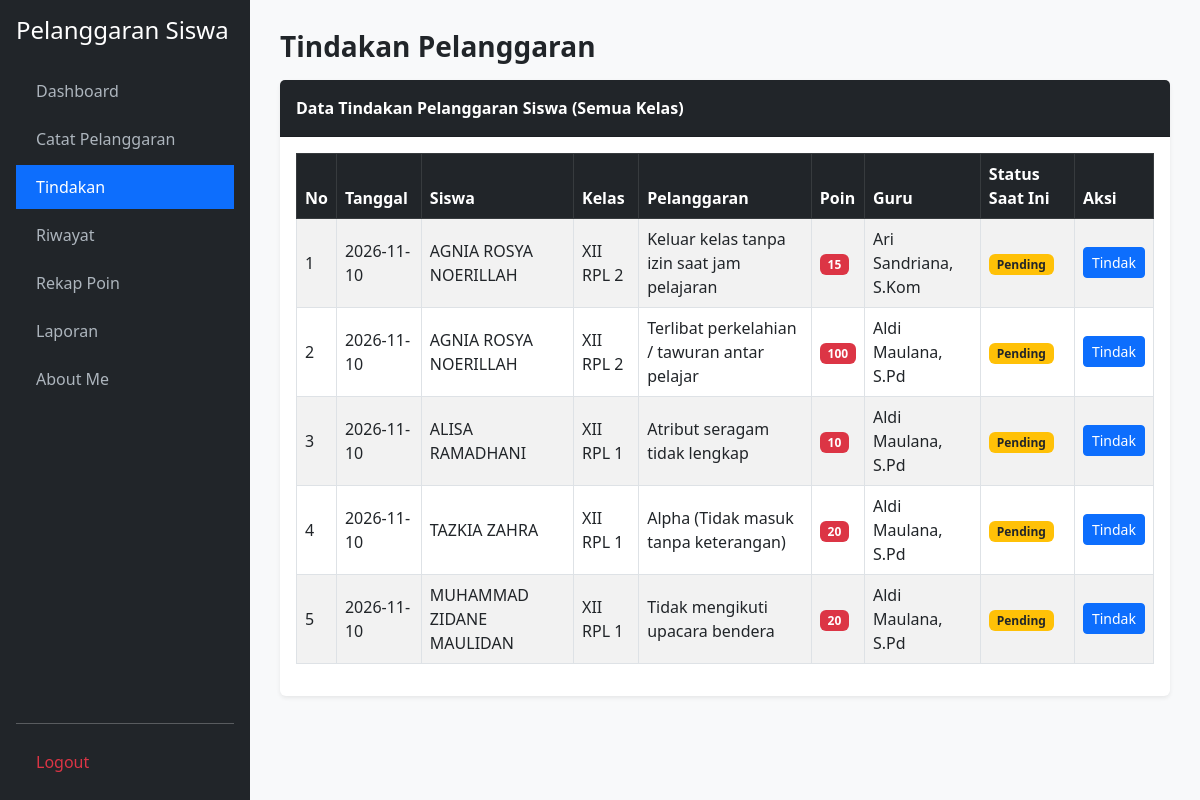
The app's page /tindakan.php (signed in), older data.
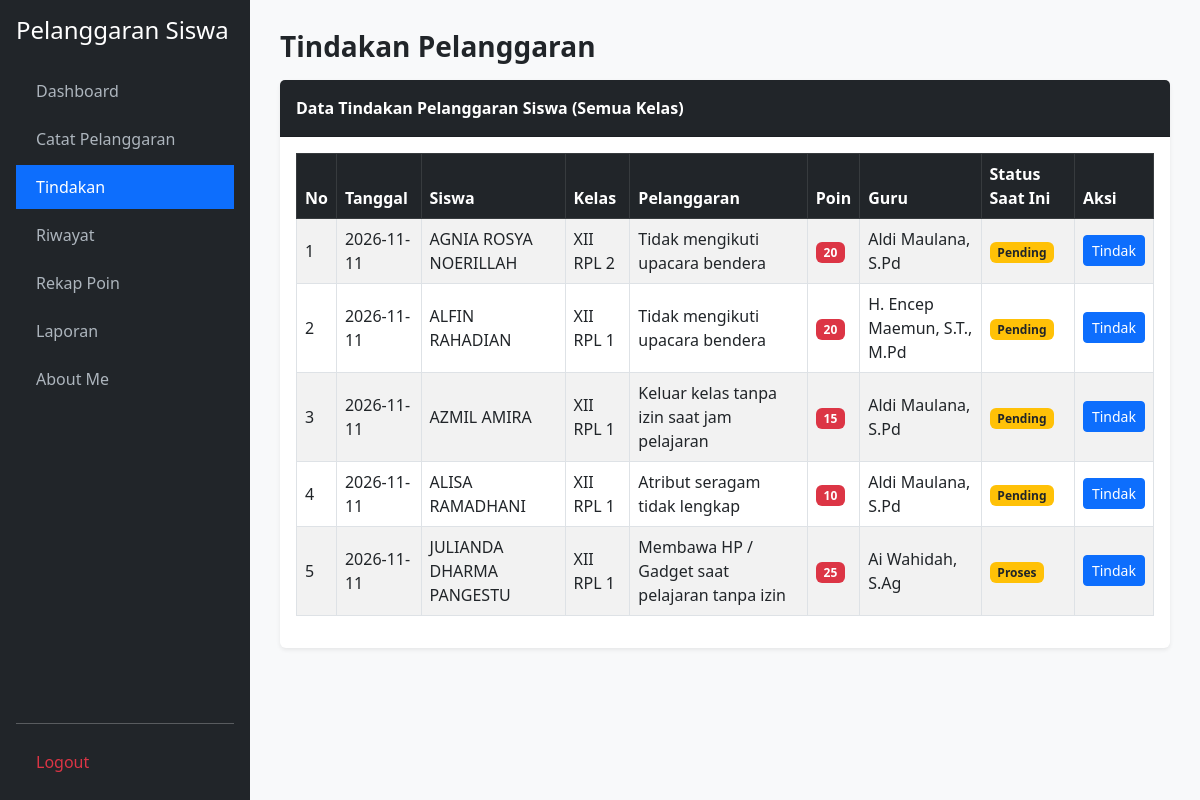
The same page, newer data.
### tables this page shows
CREATE TABLE `t_pelanggaran_siswa` (
  `id` int(11) NOT NULL,
  `tahun_ajaran_id` int(11) NOT NULL,
  `siswa_id` int(11) NOT NULL,
  `nama_siswa` varchar(150) DEFAULT NULL,
  `kelas_id` int(11) NOT NULL,
  `nama_kelas` varchar(100) DEFAULT NULL,
  `pelanggaran_id` int(11) NOT NULL,
  `nama_pelanggaran` varchar(150) DEFAULT NULL,
  `pelanggaran_kategori_id` int(11) NOT NULL,
  `guru_id` int(11) NOT NULL,
  `nama_guru` varchar(150) DEFAULT NULL,
  `tanggal` date NOT NULL,
  `keterangan` text DEFAULT NULL,
  `poin` int(11) DEFAULT NULL,
  `tindakan` text DEFAULT NULL,
  `status` varchar(30) DEFAULT NULL,
  `created_at` timestamp NULL DEFAULT NULL,
  `updated_at` timestamp NULL DEFAULT NULL
);

CREATE TABLE `t_siswa` (
  `id` int(11) NOT NULL,
  `nis` varchar(30) NOT NULL,
  `nisn` varchar(20) DEFAULT NULL,
  `nama` varchar(150) NOT NULL,
  `jenis_kelamin` char(1) DEFAULT NULL,
  `tanggal_lahir` date DEFAULT NULL,
  `alamat` text DEFAULT NULL,
  `status_aktif` tinyint(1) DEFAULT 1,
  `created_at` timestamp NULL DEFAULT NULL,
  `updated_at` timestamp NULL DEFAULT NULL
);

CREATE TABLE `t_kelas` (
  `id` int(11) NOT NULL,
  `nama` varchar(100) NOT NULL,
  `tingkat` varchar(20) DEFAULT NULL,
  `jurusan` varchar(100) DEFAULT NULL,
  `status_aktif` tinyint(1) DEFAULT 1,
  `created_at` timestamp NULL DEFAULT NULL,
  `updated_at` timestamp NULL DEFAULT NULL
);

CREATE TABLE `t_pelanggaran` (
  `id` int(11) NOT NULL,
  `pelanggaran_kategori_id` int(11) NOT NULL,
  `kode` varchar(30) NOT NULL,
  `nama` varchar(150) NOT NULL,
  `poin` int(11) DEFAULT NULL,
  `deskripsi` text DEFAULT NULL,
  `status_aktif` tinyint(1) DEFAULT 1,
  `created_at` timestamp NULL DEFAULT NULL,
  `updated_at` timestamp NULL DEFAULT NULL
);

CREATE TABLE `t_guru` (
  `id` int(11) NOT NULL,
  `nip` varchar(30) DEFAULT NULL,
  `nama` varchar(150) NOT NULL,
  `email` varchar(150) DEFAULT NULL,
  `status_aktif` tinyint(1) DEFAULT 1,
  `user_id` int(11) DEFAULT NULL,
  `created_at` timestamp NULL DEFAULT NULL,
  `updated_at` timestamp NULL DEFAULT NULL
);

### tindakan.php (the view, shortened to what this page needs)
<?php
require_once 'koneksi.php';
$sql = "SELECT ps.*, s.nama AS nama_siswa, k.nama AS nama_kelas, p.nama AS nama_pelanggaran, g.nama AS nama_guru
        FROM t_pelanggaran_siswa ps
        LEFT JOIN t_siswa s ON ps.siswa_id = s.id
        LEFT JOIN t_kelas k ON ps.kelas_id = k.id
        LEFT JOIN t_pelanggaran p ON ps.pelanggaran_id = p.id
        LEFT JOIN t_guru g ON ps.guru_id = g.id
        WHERE ps.status != 'Selesai'
        ORDER BY ps.tanggal DESC, ps.id DESC";
$data = mysqli_query($koneksi, $sql);
?>
<!DOCTYPE html>
<html lang="id">
<head>
    <link href="https://cdn.jsdelivr.net/npm/bootstrap@5.3.0/dist/css/bootstrap.min.css" rel="stylesheet">
    <link href="https://cdn.datatables.net/2.3.4/css/dataTables.bootstrap5.min.css" rel="stylesheet">
</head>
<body>
<div class="sidebar d-flex flex-column p-3">
    <h4 class="text-white mb-4">Pelanggaran Siswa</h4>
    <ul class="nav nav-pills flex-column mb-auto">
        <li class="nav-item mb-1"><a href="dashboard.php">Dashboard</a></li>
        <li class="nav-item mb-1"><a href="catat_pelanggaran.php">Catat Pelanggaran</a></li>
        <li class="nav-item mb-1"><a href="tindakan.php" class="active">Tindakan</a></li>
        <li class="nav-item mb-1"><a href="riwayat.php">Riwayat</a></li>
        <li class="nav-item mb-1"><a href="rekap_poin.php">Rekap Poin</a></li>
        <li class="nav-item mb-1"><a href="laporan.php">Laporan</a></li>
        <li class="nav-item mb-1"><a href="about_me.php">About Me</a></li>
    </ul>
    <hr>
    <a href="logout.php" class="text-danger">Logout</a>
</div>
<div class="main">
    <h3 class="fw-bold mb-3">Tindakan Pelanggaran</h3>
    <div class="card border-0 shadow-sm">
        <div class="card-header bg-dark text-white py-3 fw-semibold">
            Data Tindakan Pelanggaran Siswa (Semua Kelas)
        </div>
        <div class="card-body">
            <div class="table-responsive">
                <table id="tabelTindakan" class="table table-bordered table-striped align-middle w-100">
                    <thead class="table-dark">
                        <tr>
                            <th>No</th>
                            <th>Tanggal</th>
                            <th>Siswa</th>
                            <th>Kelas</th>
                            <th>Pelanggaran</th>
                            <th>Poin</th>
                            <th>Guru</th>
                            <th>Status Saat Ini</th>
                            <th>Aksi</th>
                        </tr>
                    </thead>
                    <tbody>
                        <?php $no = 1; while ($row = mysqli_fetch_assoc($data)): ?>
                        <tr>
                            <td><?= $no++; ?></td>
                            <td><?= htmlspecialchars($row['tanggal'] ?? ''); ?></td>
                            <td><?= htmlspecialchars($row['nama_siswa'] ?? '-'); ?></td>
                            <td><?= htmlspecialchars($row['nama_kelas'] ?? '-'); ?></td>
                            <td><?= htmlspecialchars($row['nama_pelanggaran'] ?? '-'); ?></td>
                            <td><span class="badge bg-danger"><?= (int)($row['poin'] ?? 0); ?></span></td>
                            <td><?= htmlspecialchars($row['nama_guru'] ?? '-'); ?></td>
                            <td>
                                <span class="badge bg-<?= ($row['status'] === 'Selesai') ? 'success' : 'warning text-dark'; ?>">
                                    <?= htmlspecialchars($row['status'] ?? 'Proses'); ?>
                                </span>
                            </td>
                            <td>
                                <button type="button" class="btn btn-sm btn-primary" data-bs-toggle="modal" data-bs-target="#modalTindak<?= $row['id']; ?>">
                                    Tindak
                                </button>
                            </td>
                        </tr>
                        <?php endwhile; ?>
                    </tbody>
                </table>
            </div>
        </div>
    </div>
</div>
</body>
</html>

Row changes from the older to the newer data that the page shows:
no longer on this page (row edited): t_pelanggaran_siswa: tanggal "2026-11-10", siswa.nama "AGNIA ROSYA NOERILLAH", kelas.nama "XII RPL 2", pelanggaran.nama "Keluar kelas tanpa izin saat jam pelajaran", poin "15", guru.nama "Ari Sandriana, S.Kom", status "Pending"
no longer on this page (row edited): t_pelanggaran_siswa: tanggal "2026-11-10", siswa.nama "AGNIA ROSYA NOERILLAH", kelas.nama "XII RPL 2", pelanggaran.nama "Terlibat perkelahian / tawuran antar pelajar", poin "100", guru.nama "Aldi Maulana, S.Pd", status "Pending"
no longer on this page (row edited): t_pelanggaran_siswa: tanggal "2026-11-10", siswa.nama "ALISA RAMADHANI", kelas.nama "XII RPL 1", pelanggaran.nama "Atribut seragam tidak lengkap", poin "10", guru.nama "Aldi Maulana, S.Pd", status "Pending"
no longer on this page (row edited): t_pelanggaran_siswa: tanggal "2026-11-10", siswa.nama "TAZKIA ZAHRA", kelas.nama "XII RPL 1", pelanggaran.nama "Alpha (Tidak masuk tanpa keterangan)", poin "20", guru.nama "Aldi Maulana, S.Pd", status "Pending"
no longer on this page (row edited): t_pelanggaran_siswa: tanggal "2026-11-10", siswa.nama "MUHAMMAD ZIDANE MAULIDAN", kelas.nama "XII RPL 1", pelanggaran.nama "Tidak mengikuti upacara bendera", poin "20", guru.nama "Aldi Maulana, S.Pd", status "Pending"
added t_pelanggaran_siswa: tanggal "2026-11-11", siswa.nama "AGNIA ROSYA NOERILLAH", kelas.nama "XII RPL 2", pelanggaran.nama "Tidak mengikuti upacara bendera", poin "20", guru.nama "Aldi Maulana, S.Pd", status "Pending"
added t_pelanggaran_siswa: tanggal "2026-11-11", siswa.nama "ALFIN RAHADIAN", kelas.nama "XII RPL 1", pelanggaran.nama "Tidak mengikuti upacara bendera", poin "20", guru.nama "H. Encep Maemun, S.T., M.Pd", status "Pending"
added t_pelanggaran_siswa: tanggal "2026-11-11", siswa.nama "AZMIL AMIRA", kelas.nama "XII RPL 1", pelanggaran.nama "Keluar kelas tanpa izin saat jam pelajaran", poin "15", guru.nama "Aldi Maulana, S.Pd", status "Pending"
added t_pelanggaran_siswa: tanggal "2026-11-11", siswa.nama "ALISA RAMADHANI", kelas.nama "XII RPL 1", pelanggaran.nama "Atribut seragam tidak lengkap", poin "10", guru.nama "Aldi Maulana, S.Pd", status "Pending"
added t_pelanggaran_siswa: tanggal "2026-11-11", siswa.nama "JULIANDA DHARMA PANGESTU", kelas.nama "XII RPL 1", pelanggaran.nama "Membawa HP / Gadget saat pelajaran tanpa izin", poin "25", guru.nama "Ai Wahidah, S.Ag", status "Proses"
